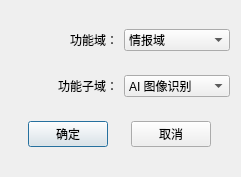
<?xml version="1.0" encoding="UTF-8"?>
<ui version="4.0">
 <class>ReceiveDialog</class>
 <widget class="QDialog" name="ReceiveDialog">
  <property name="geometry">
   <rect>
    <x>0</x>
    <y>0</y>
    <width>241</width>
    <height>177</height>
   </rect>
  </property>
  <property name="sizePolicy">
   <sizepolicy hsizetype="Fixed" vsizetype="Fixed">
    <horstretch>0</horstretch>
    <verstretch>0</verstretch>
   </sizepolicy>
  </property>
  <property name="minimumSize">
   <size>
    <width>241</width>
    <height>177</height>
   </size>
  </property>
  <property name="maximumSize">
   <size>
    <width>241</width>
    <height>177</height>
   </size>
  </property>
  <property name="windowTitle">
   <string>接收侦查图像和视频</string>
  </property>
  <layout class="QVBoxLayout" name="verticalLayout">
   <item>
    <layout class="QHBoxLayout" name="horizontalLayout">
     <item>
      <widget class="QLabel" name="label_2">
       <property name="text">
        <string>功能域：</string>
       </property>
       <property name="alignment">
        <set>Qt::AlignRight|Qt::AlignTrailing|Qt::AlignVCenter</set>
       </property>
      </widget>
     </item>
     <item>
      <widget class="QComboBox" name="featureFieldSelector">
       <item>
        <property name="text">
         <string>情报域</string>
        </property>
       </item>
       <item>
        <property name="text">
         <string>规划域</string>
        </property>
       </item>
       <item>
        <property name="text">
         <string>管理域</string>
        </property>
       </item>
       <item>
        <property name="text">
         <string>态势域</string>
        </property>
       </item>
       <item>
        <property name="text">
         <string>指挥域</string>
        </property>
       </item>
       <item>
        <property name="text">
         <string>监控域</string>
        </property>
       </item>
      </widget>
     </item>
    </layout>
   </item>
   <item>
    <layout class="QHBoxLayout" name="horizontalLayout_2">
     <item>
      <widget class="QLabel" name="label_3">
       <property name="text">
        <string>功能子域：</string>
       </property>
       <property name="alignment">
        <set>Qt::AlignRight|Qt::AlignTrailing|Qt::AlignVCenter</set>
       </property>
      </widget>
     </item>
     <item>
      <widget class="QComboBox" name="subFeatureFieldSelector">
       <item>
        <property name="text">
         <string>AI 图像识别</string>
        </property>
       </item>
      </widget>
     </item>
    </layout>
   </item>
   <item>
    <layout class="QHBoxLayout" name="horizontalLayout_3">
     <item>
      <widget class="QPushButton" name="okButton">
       <property name="sizePolicy">
        <sizepolicy hsizetype="Fixed" vsizetype="Fixed">
         <horstretch>0</horstretch>
         <verstretch>0</verstretch>
        </sizepolicy>
       </property>
       <property name="text">
        <string>确定</string>
       </property>
       <property name="default">
        <bool>true</bool>
       </property>
      </widget>
     </item>
     <item>
      <widget class="QPushButton" name="cancelButton">
       <property name="sizePolicy">
        <sizepolicy hsizetype="Fixed" vsizetype="Fixed">
         <horstretch>0</horstretch>
         <verstretch>0</verstretch>
        </sizepolicy>
       </property>
       <property name="text">
        <string>取消</string>
       </property>
       <property name="default">
        <bool>false</bool>
       </property>
       <property name="flat">
        <bool>false</bool>
       </property>
      </widget>
     </item>
    </layout>
   </item>
  </layout>
 </widget>
 <resources/>
 <connections/>
</ui>
